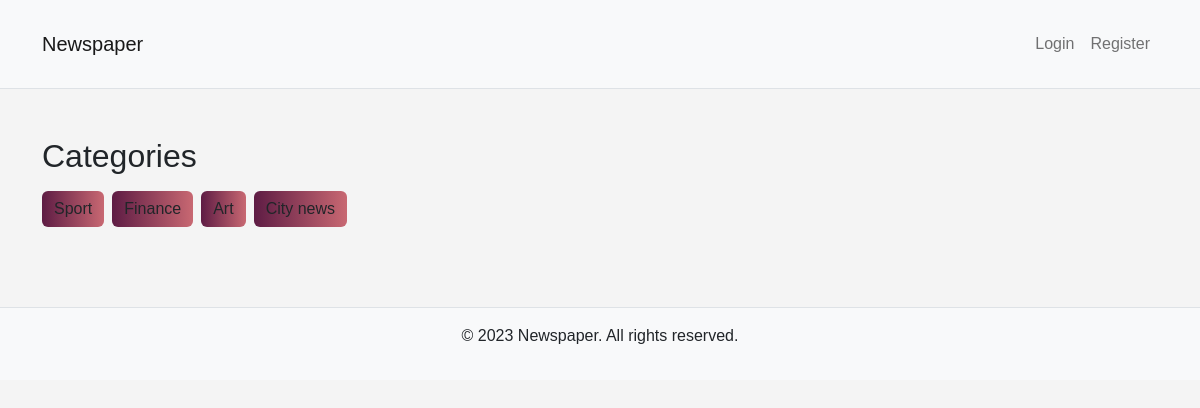
/category/5/, run on an earlier commit of the app's database.
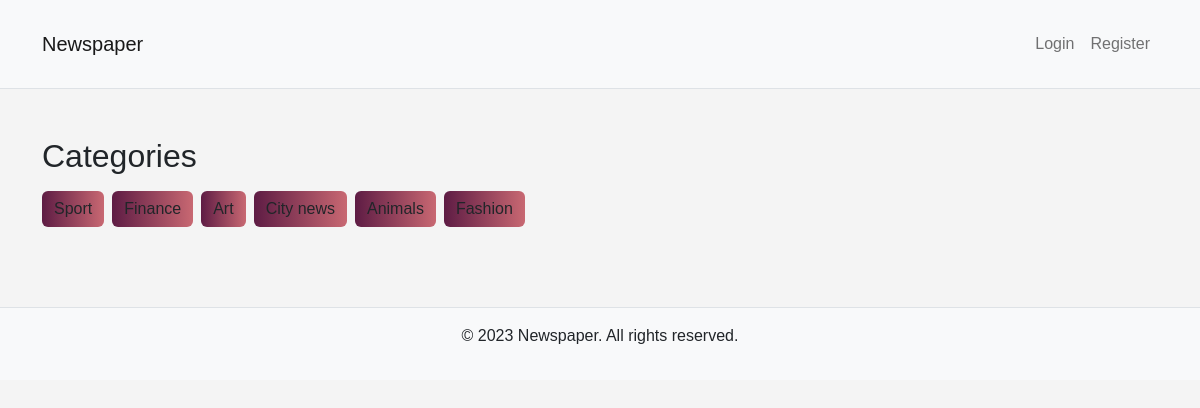
And on a later commit of the database.
### main/models.py (models this page shows, shortened)
class Category(models.Model):
    category_name = models.CharField(max_length=255)
    description = models.CharField(max_length=255)

### main/views.py (the view)
# urls.py: path('category/<int:category_id>/', views.get_article_by_category, name='get_article_by_category'),
def get_article_by_category(request, category_id):
    articles = Article.objects.filter(category__id=category_id)
    categories = Category.objects.all()
    context = {
        'article_list': articles,
        'categories': categories
    }
    return render(request, 'main/index.html', context)

### templates/main/index.html (shortened to what this page needs)
{% extends "base.html" %}
{% load static %}
{% block content %}
<div class="row mb-4">
    <div class="col-12">
        <h2 class="mb-3">Categories</h2>
        <div class="d-flex flex-wrap">
            {% for i in categories %}
            <a href="{% url 'get_article_by_category' i.id %}" class="btn btn-primary-gradient me-2 mb-2">{{ i.category_name }}</a>
            {% endfor %}
        </div>
    </div>
</div>
{% endblock content %}

### templates/base.html (shortened to what this page needs)
{% load static %}
<!DOCTYPE html>
<html>
<head>
    <link href="https://cdn.jsdelivr.net/npm/bootstrap@5.2.3/dist/css/bootstrap.min.css" rel="stylesheet">
    <link rel="stylesheet" href="{% static 'style.css' %}">
</head>
<body>
    <header class="p-3 mb-3 border-bottom bg-light">
        <div class="container">
            <nav class="navbar navbar-expand-lg navbar-light">
                <a class="navbar-brand" href="/">Newspaper</a>
<div class="collapse navbar-collapse" id="navbarNav">
    <ul class="navbar-nav ms-auto d-flex align-items-center">
        {% if user.is_authenticated %}
        <li class="nav-item">
            <a class="nav-link" href="{% url 'add_article' %}">Add article</a>
        </li>
        <li class="nav-item">
            <a class="nav-link" href="{% url 'add_category' %}">Add category</a>
        </li>
        <li class="nav-item dropdown">
            <a class="nav-link dropdown-toggle" href="#" id="userDropdown" role="button"
                data-bs-toggle="dropdown" aria-haspopup="true" aria-expanded="false">
                <img src="https://cdn-icons-png.flaticon.com/512/666/666201.png" alt="User Icon" width="32" height="32">
                {{ user.username }}
            </a>
            <div class="dropdown-menu dropdown-menu-end" aria-labelledby="userDropdown">
                <a class="dropdown-item" href="{% url 'logout' %}">Logout</a>
                <a class="dropdown-item" href="{% url 'profile' user.pk %}">Profile</a>
            </div>
        </li>
        {% else %}
        <li class="nav-item">
            <a class="nav-link" href="{% url 'login' %}">Login</a>
        </li>
        <li class="nav-item">
            <a class="nav-link" href="{% url 'register' %}">Register</a>
        </li>
        {% endif %}
    </ul>
</div>
    </header>
    <main class="container mt-5">
        {% block content %}
        {% endblock content %}
    </main>
    <footer class="p-3 mt-5 border-top bg-light">
        <div class="container">
            <p class="text-center">© 2023 Newspaper. All rights reserved.</p>
        </div>
    </footer>
</body>
</html>

### static/style.css (style rules this page uses)
body { font-family: Arial, sans-serif; background-color: #f4f4f4; }
.badge, .btn-primary-gradient { background: linear-gradient(90deg, rgba(94,28,68,1) 0%, rgba(200,104,114,1) 100%); border: none; }

What changed in the data, as far as the page shows it:
added Category: category_name "Animals"
added Category: category_name "Fashion"
